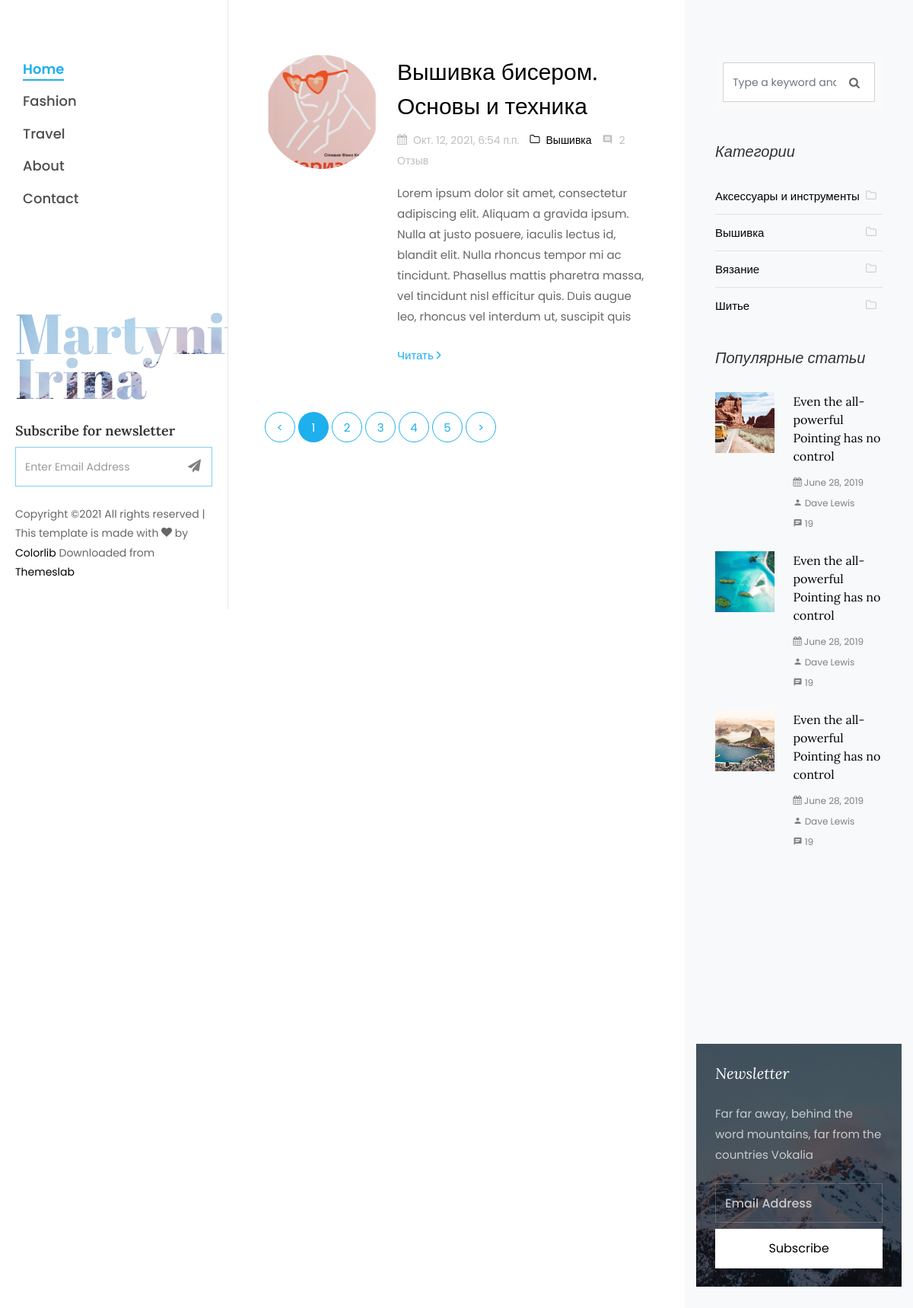
The page /category/vyshivka/ on the database its author committed.
### blog_app/models.py (models this page shows, shortened)
class Article(models.Model):
    title = models.CharField(max_length=256, blank=False, verbose_name='Название')
    category = models.ForeignKey(Category, on_delete=models.CASCADE, verbose_name='Категория')
    slug = models.SlugField(max_length=256, db_index=True)
    short_content = models.TextField(verbose_name='Краткое описание', max_length=300, default='Нет описания')
    content = models.TextField(blank=True, default='Нет описания', verbose_name='Текст статьи')
    created_at = models.DateTimeField(auto_now_add=True, verbose_name='Дата публикации')
    updated_at = models.DateTimeField(auto_now=True, verbose_name='Дата обновления')
    image = models.ImageField(upload_to='blog_images/%Y/%m/%d', verbose_name='Изображение', blank=True)
    draft = models.BooleanField(verbose_name='Черновик', default=False)
    author = models.CharField(verbose_name='Автор', blank=False, max_length=150)
    class Meta:
        ordering = ('-created_at',)
        verbose_name = 'Статья'
        verbose_name_plural = 'Статьи'
    def get_absolute_url(self):
        return reverse('article_detail', kwargs={'slug': self.slug})

class Category(models.Model):
    name = models.CharField(max_length=150, blank=False, db_index=True, verbose_name='Наименование')
    slug = models.SlugField(max_length=150, unique=True, blank=False, db_index=True)
    created_at = models.DateTimeField(auto_now_add=True, verbose_name='Дата создания')
    updated_at = models.DateTimeField(auto_now=True, verbose_name='Дата обновления')
    class Meta:
        ordering = ('name',)
        verbose_name = 'Категория'
        verbose_name_plural = 'Категории'
    def __str__(self):
        return self.name
    def get_absolute_url(self):
        return reverse('article_category_list', kwargs={'slug': self.slug})

### blog_app/views.py (the view)
# urls.py: path('category/<slug:slug>/', views.CategoryView.as_view(), name='article_category_list')
class CategoryView(ListView):
    model = Article
    queryset = Article.objects.filter(draft=False)
    context_object_name = 'articles'
    template_name = 'index.html'
    def get_queryset(self):
        return Article.objects.filter(category__slug=self.kwargs['slug'], draft=False)

### blog_app/templatetags/article_tag.py (called while the page is built)
@register.simple_tag()
def get_categories():
    return Category.objects.all()

### templates/index.html
{% extends 'partials/base.html' %}
{% block content %}
    <div class="col-xl-8 py-5 px-md-5">
        <div class="row pt-md-4">
            {% for article in articles %}
                <div class="col-md-12">
                    <div class="blog-entry ftco-animate d-md-flex">
                        <a href="#" class="img img-2"
                           style="background-image: url({{ article.image.url }});"></a>
                        <div class="text text-2 pl-md-4">
                            <h3 class="mb-2"><a href="#">{{ article.title}}</a>
                            </h3>
                            <div class="meta-wrap ">
                                <p class="meta">
                                    <span><i class="icon-calendar mr-2"></i>{{ article.created_at }}</span>
                                    <span><a href="{{ article.category.get_absolute_url }}"><i class="icon-folder-o mr-2"></i>{{ article.category }}</a></span>
                                    <span><i class="icon-comment2 mr-2"></i>{{ article.reviews_set.count }} Отзыв</span>
                                </p>
                            </div>
                            <p class="mb-4">{{ article.short_content }}</p>
                            <p><a href="{{ article.get_absolute_url }}" class="btn-custom">Читать <span
                                    class="ion-ios-arrow-forward"></span></a></p>
                        </div>
                    </div>
                </div>
            {% empty %}
            <h4>Список статей пуст</h4>
            {% endfor %}
        </div>
        {% include 'partials/paginations.html' %}
    </div>
{% endblock %}

### templates/partials/sidebar.html (shortened to what this page needs)
{% load article_tag %}
<div class="col-xl-4 sidebar ftco-animate bg-light pt-5">
    <div class="sidebar-box pt-md-4">
        <form action="#" class="search-form">
            <div class="form-group">
                <span class="icon icon-search"></span>
                <input type="text" class="form-control" placeholder="Type a keyword and hit enter">
            </div>
        </form>
    </div>
    <div class="sidebar-box ftco-animate">
        <h3 class="sidebar-heading">Категории</h3>
        <ul class="categories">
            {% get_categories as categories %}
            {% for category in categories %}
            <li class="colorlib-active"><a href="{{ category.get_absolute_url }}">{{ category.name }}<span><i class="icon-folder-o mr-2"></i></span></a></li>
            {% endfor %}
        </ul>
    </div>
    <div class="sidebar-box ftco-animate">
        <h3 class="sidebar-heading">Популярные статьи</h3>
        <div class="block-21 mb-4 d-flex">
            <a class="blog-img mr-4" style="background-image: url(/static/images/image_1.jpg);"></a>
            <div class="text">
                <h3 class="heading"><a href="#">Even the all-powerful Pointing has no control</a>
                </h3>
                <div class="meta">
                    <div><a href="#"><span class="icon-calendar"></span> June 28, 2019</a></div>
                    <div><a href="#"><span class="icon-person"></span> Dave Lewis</a></div>
                    <div><a href="#"><span class="icon-chat"></span> 19</a></div>
                </div>
            </div>
        </div>
        <div class="block-21 mb-4 d-flex">
            <a class="blog-img mr-4" style="background-image: url(/static/images/image_2.jpg);"></a>
            <div class="text">
                <h3 class="heading"><a href="#">Even the all-powerful Pointing has no control</a>
                </h3>
                <div class="meta">
                    <div><a href="#"><span class="icon-calendar"></span> June 28, 2019</a></div>
                    <div><a href="#"><span class="icon-person"></span> Dave Lewis</a></div>
                    <div><a href="#"><span class="icon-chat"></span> 19</a></div>
                </div>
            </div>
        </div>
        <div class="block-21 mb-4 d-flex">
            <a class="blog-img mr-4" style="background-image: url(/static/images/image_3.jpg);"></a>
            <div class="text">
                <h3 class="heading"><a href="#">Even the all-powerful Pointing has no control</a>
                </h3>
                <div class="meta">
                    <div><a href="#"><span class="icon-calendar"></span> June 28, 2019</a></div>
                    <div><a href="#"><span class="icon-person"></span> Dave Lewis</a></div>
                    <div><a href="#"><span class="icon-chat"></span> 19</a></div>
                </div>
            </div>
        </div>
    </div>
    <div class="sidebar-box subs-wrap img py-4"
         style="background-image: url(/static/images/bg_1.jpg);">
        <div class="overlay"></div>
        <h3 class="mb-4 sidebar-heading">Newsletter</h3>
        <p class="mb-4">Far far away, behind the word mountains, far from the countries Vokalia</p>
        <form action="#" class="subscribe-form">
            <div class="form-group">
                <input type="text" class="form-control" placeholder="Email Address">
                <input type="submit" value="Subscribe" class="mt-2 btn btn-white submit">
            </div>
        </form>
    </div>
</div>

### static/css/icomoon.css (style rules this page uses)
[class^="icon-"], [class*=" icon-"] { font-family: 'icomoon' !important; speak: none; font-style: normal; font-weight: normal; font-variant: normal; text-transform: none; line-height: 1; -webkit-font-smoothing: antialiased; -moz-osx-font-smoothing: grayscale; }
.icon-search:before { content: "\f002"; }
.icon-calendar:before { content: "\f073"; }
.icon-folder-o:before { content: "\f114"; }
.icon-chat:before { content: "\e0b7"; }
.icon-comment2:before { content: "\e0b9"; }
.icon-person:before { content: "\e7fd"; }

### rows shown on the page
Article: image (picture), title "Вышивка бисером. Основы и техника", created_at "Окт. 12, 2021, 6:54 п.п.", category "Вышивка", reviews_set.count "2", short_content "Lorem ipsum dolor sit amet, consectetur adipiscing elit. Aliquam a gravida ipsum. Nulla at justo posuere, iaculis lectus id, blandit elit. Nulla rhoncus tempor mi ac tincidunt. Phasellus mattis pharetra massa, vel tincidunt nisl efficitur quis. Duis augue leo, rhoncus vel interdum ut, suscipit quis"
Category: name "Аксессуары и инструменты"
Category: name "Вышивка"
Category: name "Вязание"
Category: name "Шитье"
